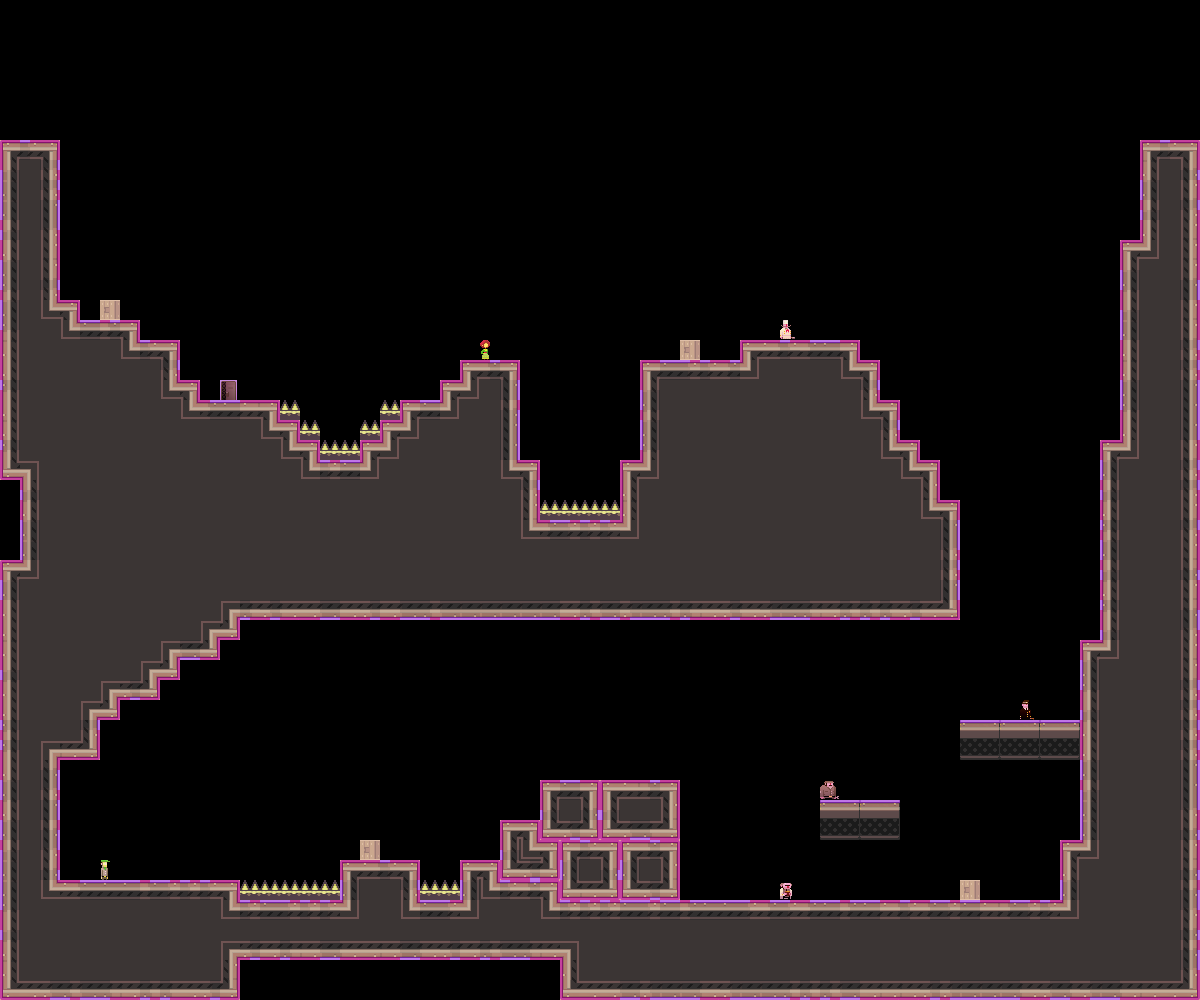

The image is a tile-based game level rendered from a .tmx file. Its description and source (layers, tilesets, objects; grid data summarised) follow:
An orthogonal 60x50 tile map with 20x20 px tiles, 1 tile layer (bg).

<map version="1.0" orientation="orthogonal" width="60" height="50" tilewidth="20" tileheight="20">
 <tileset firstgid="1" name="tiles_sydney" tilewidth="20" tileheight="20">
  <image source="../../../../../XNAModeContent/Lemonade/tiles_warehouse.png" width="400" height="400" />
  <terraintypes>
   <terrain name="regularBlocks" tile="-1" />
  </terraintypes>
  <tile id="8" terrain=",,,0" />
  <tile id="9" terrain=",,0,0" />
  <tile id="10" terrain=",,0,0" />
  <tile id="11" terrain=",,0,0" />
  <tile id="12" terrain=",,0,0" />
  <tile id="13" terrain=",,0,0" />
  <tile id="14" terrain=",,0," />
  <tile id="15" terrain="0,0,0," />
  <tile id="16" terrain="0,0,,0" />
  <tile id="28" terrain=",0,,0" />
  <tile id="34" terrain="0,,0," />
  <tile id="35" terrain="0,,0,0" />
  <tile id="36" terrain=",0,0,0" />
  <tile id="48" terrain=",0,,0" />
  <tile id="54" terrain="0,,0," />
  <tile id="68" terrain=",0,,0" />
  <tile id="74" terrain="0,,0," />
  <tile id="88" terrain=",0,,0" />
  <tile id="94" terrain="0,,0," />
  <tile id="108" terrain=",0,,0" />
  <tile id="114" terrain="0,,0," />
  <tile id="128" terrain=",0,," />
  <tile id="129" terrain="0,0,," />
  <tile id="130" terrain="0,0,," />
  <tile id="131" terrain="0,0,," />
  <tile id="132" terrain="0,0,," />
  <tile id="133" terrain="0,0,," />
  <tile id="134" terrain="0,,," />
  <tile id="194" terrain="0,0,0,0" />
  <tile id="356">
   <properties>
    <property name="LargeCrate" value="" />
   </properties>
  </tile>
  <tile id="380">
   <properties>
    <property name="Andre" value="" />
   </properties>
  </tile>
  <tile id="381">
   <properties>
    <property name="Liselot" value="" />
   </properties>
  </tile>
  <tile id="382">
   <properties>
    <property name="Amsterdaam" value="" />
   </properties>
  </tile>
  <tile id="383">
   <properties>
    <property name="Worker" value="" />
   </properties>
  </tile>
  <tile id="384">
   <properties>
    <property name="Inspector" value="" />
   </properties>
  </tile>
  <tile id="385">
   <properties>
    <property name="Chef" value="" />
   </properties>
  </tile>
  <tile id="386">
   <properties>
    <property name="Exit" value="" />
   </properties>
  </tile>
  <tile id="387">
   <properties>
    <property name="Trampoline" value="" />
   </properties>
  </tile>
  <tile id="388">
   <properties>
    <property name="SmallCrate" value="" />
   </properties>
  </tile>
  <tile id="389">
   <properties>
    <property name="SugarBag" value="" />
   </properties>
  </tile>
 </tileset>
 <layer name="bg" width="60" height="50">
  <data>[3000 cells, 1222 non-empty, 42 distinct tile ids]</data>
 </layer>
 <objectgroup name="boxes" width="60" height="50" />
</map>
